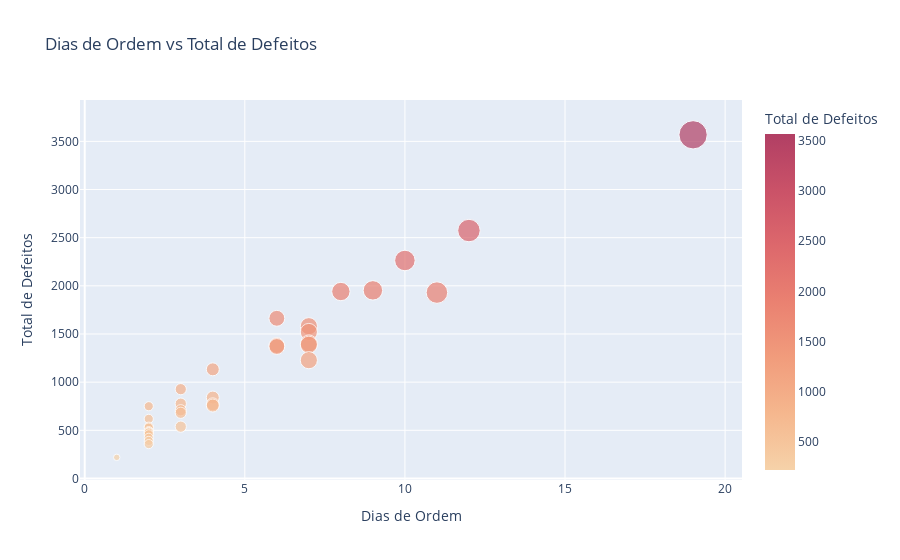

Notebook cell for this chart:
### Markdown cell above
### Gráfico relacionando tempo de ordem e total de defeitos

### Code cell
fig_scatter = px.scatter(resumo_defeitos_por_ordem,
                         x='Dias de Ordem',
                         y='Total de Defeitos',
                         title='Dias de Ordem vs Total de Defeitos',
                         labels={'Dias de Ordem': 'Dias de Ordem', 'Total de Defeitos': 'Total de Defeitos'},
                         color='Total de Defeitos',
                         color_continuous_scale='redor',
                         size='Dias de Ordem'
                         )
fig_scatter.show()

### Figure 1 — Plotly figure (JSON) as saved in the notebook; plotly's stock layout.template omitted (floating-point values rounded to 4 significant figures)
{"data": [{"hovertemplate": "Dias de Ordem=%{marker.size}<br>Total de Defeitos=%{marker.color}<extra></extra>", "legendgroup": "", "marker": {"color": [3568, 2574, 2263, 1953, 1941, 1930, 1663, 1581, 1521, 1401, 1388, 1380, 1370, 1228, 1133, 927, 840, 777, 770, 757, 750, 708, 682, 619, 538, 538, 528, 492, 483, 476, 458, 422, 390, 357, 219], "coloraxis": "coloraxis", "size": [19, 12, 10, 9, 8, 11, 6, 7, 7, 7, 7, 6, 6, 7, 4, 3, 4, 3, 4, 4, 2, 3, 3, 2, 3, 2, 2, 2, 2, 2, 2, 2, 2, 2, 1], "sizemode": "area", "sizeref": 0.0475, "symbol": "circle"}, "mode": "markers", "name": "", "orientation": "v", "showlegend": false, "type": "scatter", "x": [19, 12, 10, 9, 8, 11, 6, 7, 7, 7, 7, 6, 6, 7, 4, 3, 4, 3, 4, 4, 2, 3, 3, 2, 3, 2, 2, 2, 2, 2, 2, 2, 2, 2, 1], "xaxis": "x", "y": [3568, 2574, 2263, 1953, 1941, 1930, 1663, 1581, 1521, 1401, 1388, 1380, 1370, 1228, 1133, 927, 840, 777, 770, 757, 750, 708, 682, 619, 538, 538, 528, 492, 483, 476, 458, 422, 390, 357, 219], "yaxis": "y"}], "layout": {"coloraxis": {"colorbar": {"title": {"text": "Total de Defeitos"}}, "colorscale": [[0, "rgb(246, 210, 169)"], [0.1667, "rgb(245, 183, 142)"], [0.3333, "rgb(241, 156, 124)"], [0.5, "rgb(234, 129, 113)"], [0.6667, "rgb(221, 104, 108)"], [0.8333, "rgb(202, 82, 104)"], [1, "rgb(177, 63, 100)"]]}, "legend": {"itemsizing": "constant", "tracegroupgap": 0}, "title": {"text": "Dias de Ordem vs Total de Defeitos"}, "xaxis": {"anchor": "y", "domain": [0, 1], "title": {"text": "Dias de Ordem"}}, "yaxis": {"anchor": "x", "domain": [0, 1], "title": {"text": "Total de Defeitos"}}}}
